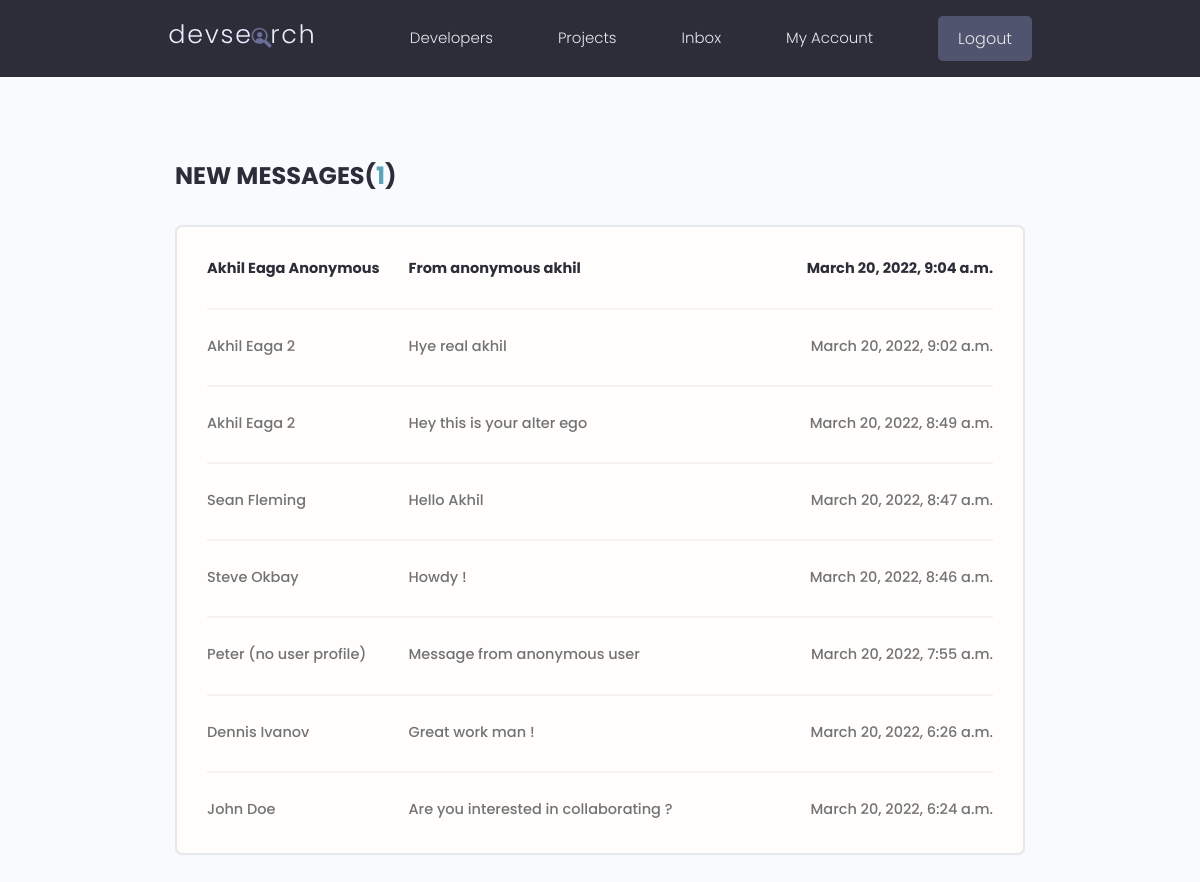
The page /inbox/ (signed in) on the database its author committed.
### users/models.py (models this page shows, shortened)
class Message(models.Model):
    sender = models.ForeignKey(Profile, on_delete=models.SET_NULL, null=True, blank=True)
    recipient = models.ForeignKey(Profile, on_delete=models.SET_NULL, null=True, blank=True, related_name="messages")
    name = models.CharField(max_length=200, null=True, blank=True)
    email = models.EmailField(max_length=200, null=True, blank=True)
    subject = models.CharField(max_length=200, null=True, blank=True)
    body = models.TextField(max_length=1000, null=True) # we dont a blank message, so did not set blank=True
    is_read = models.BooleanField(default=False, null=True) # represents whether the message is read or not
    created = models.DateTimeField(auto_now_add=True)
    id = models.UUIDField(default=uuid.uuid4, unique=True, primary_key=True, editable=False)
    class Meta:
        ordering = ['is_read', '-created']

### users/views.py (the view)
# urls.py: path('inbox/', views.inbox, name="inbox"),
@login_required(login_url='login')
def inbox(request):
    profile = request.user.profile
    messageRequests = profile.messages.all()
    unreadCount = messageRequests.filter(is_read=False).count()
    context = {
        'messageRequests': messageRequests,
        'unreadCount': unreadCount
    }
    return render(request, 'users/inbox.html', context)

### users/templates/users/inbox.html
{% extends 'main.html' %}
{% block content %}
<main class="inbox my-xl">
  <div class="content-box">
    <h3 class="inbox__title">New Messages(<span>{{unreadCount}}</span>)</h3>
    {% if messageRequests.count == 0%}
    <p>You have no messages !</p>
    {% else %}
    <ul class="messages">
      {% for message in messageRequests %}
      {% if message.is_read == False %}
      <li class="message message--unread">
        {% else %}
      <li class="message">
        {% endif %}
        <a href="{% url 'message' message.id %}">
          <span class=" message__author">{{ message.name }}</span>
          <span class="message__subject">{{message.subject}}</span>
          <span class="message__date">{{message.created}}</span>
        </a>
      </li>
      {% endfor %}
      {% endif %}
    </ul>
  </div>
</main>
{% endblock content %}

### static/styles/app.css (style rules this page uses)
:root { --color-sub: #2d2d39; }
.content-box { width: 95%; max-width: 85rem; margin: 0 auto; }
.inbox { height: 90vh; }
.inbox__title, .inbox__title span { font-size: 2.4rem; font-weight: 700; color: var(--color-sub); text-transform: uppercase; text-align: left; margin-bottom: 3rem; }
.inbox__title span { color: var(--color-main); }
.messages { list-style: none; background: var(--color-white); padding: 0.5rem 3rem; border: 2px solid var(--color-light); border-radius: 0.7rem; }
.message { padding: 2.5rem 0; }
.message > a span { font-size: 1.45rem; font-weight: 500; }
.message.message--unread a span { font-weight: 700; color: var(--color-sub); }
.message:not(:last-child) { border-bottom: 2px solid var(--color-white-light); }
.message > a { display: flex; gap: 1rem; }
.message__author, .message__date { flex-basis: 25%; }
.message__subject { flex-basis: 50%; }
.message__date { text-align: right; }

### static/uikit/styles/modules/_variables.css (style rules this page uses)
:root { --color-main: #5aa5b9; --color-main-light: #e6faff; --color-sub: #3f4156; --color-sub-light: #51546e; --color-sub-lighter: #ededfd; --color-text: #737373; --color-gray: #8b8b8b; --color-light: #e5e7eb; --color-light-gray: #767676; --color-bg: #f8fafd; --color-white: #fffefd; --color-white-light: #f3f3f3; --color-success: #359e64; --color-success-bg: #def8e8; --color-error: #fc4b0b; --color-error-bg: #fff2ee; --font-base: 'Poppins', arial, helvetica, 'Segoe UI', roboto, ubuntu, sans-serif; --font-monospace: 'Fira Code', 'Courier New', courier, monospace; --font-regular: 300; --font-medium: 500; --font-bold: 700; --generic-shadow: 1px 1px 5px #00000010; --generic-transition: all 0.3s ease-in-out; }

### static/uikit/styles/modules/_base.css (style rules this page uses)
* { margin: 0; padding: 0; box-sizing: border-box; text-rendering: optimizeLegibility; color: inherit; font-size: inherit; }
html { font-size: 50%; }
@media only screen and (min-width: 480px) { html { font-size: 56.25%; } }
@media only screen and (min-width: 1200px) { html { font-size: 62.5%; } }
body { line-height: 1.6; font-weight: 400; font-size: 1.5rem; color: var(--color-text); background-color: var(--color-bg); min-height: 100vh; }

### static/uikit/styles/modules/_typography.css (style rules this page uses)
* { font-family: var(--font-base); }
h3 { font-size: 3.2rem; font-weight: var(--font-medium); }
p, span, strong { font-size: 1.6rem; color: var(--color-text); font-weight: var(--font-regular); }
a { padding-bottom: 2px; text-decoration: none; display: inline-block; color: var(--color-main); font-weight: var(--font-medium); }

### static/uikit/styles/modules/_utilities.css (style rules this page uses)
.my-xl { margin: 8rem auto; }

### rows shown on the page
Message: name "Akhil Eaga Anonymous", subject "From anonymous akhil", created "March 20, 2022, 9:04 a.m."
Message: name "Akhil Eaga 2", subject "Hye real akhil", created "March 20, 2022, 9:02 a.m."
Message: name "Akhil Eaga 2", subject "Hey this is your alter ego", created "March 20, 2022, 8:49 a.m."
Message: name "Sean Fleming", subject "Hello Akhil", created "March 20, 2022, 8:47 a.m."
Message: name "Steve Okbay", subject "Howdy !", created "March 20, 2022, 8:46 a.m."
Message: name "Peter (no user profile)", subject "Message from anonymous user", created "March 20, 2022, 7:55 a.m."
Message: name "Dennis Ivanov", subject "Great work man !", created "March 20, 2022, 6:26 a.m."
Message: name "John Doe", subject "Are you interested in collaborating ?", created "March 20, 2022, 6:24 a.m."

### other values the page prints
{{ unreadCount }} "1"
